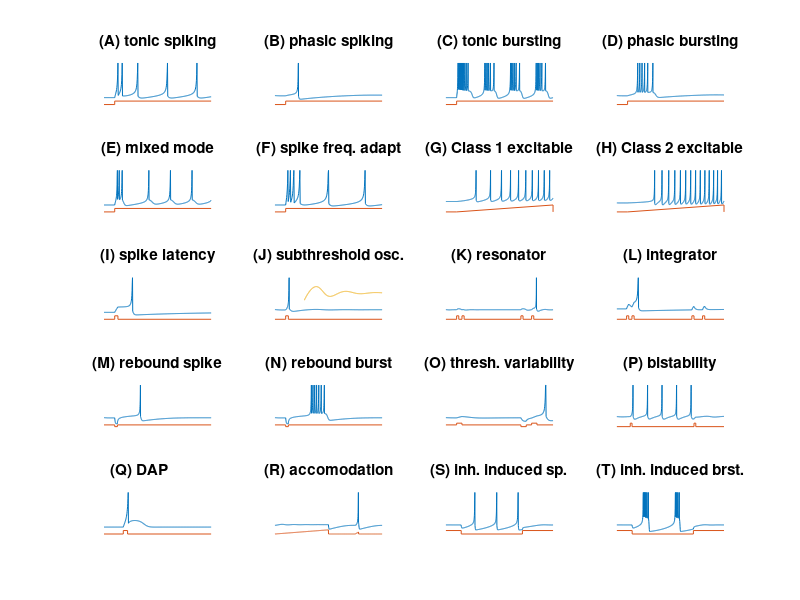

Here is the MATLAB script that generated this plot:
%   This MATLAB file generates figure 1 in the paper by 
%               Izhikevich E.M. (2004) 
%   Which Model to Use For Cortical Spiking Neurons? 
%   use MATLAB R13 or later. November 2003. San Diego, CA 

%%%%%%%%%%%%%%% (A) tonic spiking %%%%%%%%%%%%%%%%%%%%%%
subplot(5,4,1) 
a=0.02; b=0.2;  c=-65;  d=6;
V=-70;  u=b*V;
VV=[];  uu=[];
tau = 0.25; tspan = 0:tau:100;
T1=tspan(end)/10;
for t=tspan
    if (t>T1) 
        I=14;
    else
        I=0;
    end
    V = V + tau*(0.04*V^2+5*V+140-u+I);
    u = u + tau*a*(b*V-u);
    if V > 30
        VV(end+1)=30;
        V = c;
        u = u + d;
    else
        VV(end+1)=V;
    end;
    uu(end+1)=u;
end;
plot(tspan,VV,[0 T1 T1 max(tspan)],-90+[0 0 10 10]);
axis([0 max(tspan) -90 30])
axis off;
title('(A) tonic spiking');

%%%%%%%%%%%%%%%%%% (B) phasic spiking %%%%%%%%%%%%%%%%%%%%%%%%%
subplot(5,4,2)%  
a=0.02; b=0.25; c=-65;  d=6;
V=-64; u=b*V;
VV=[];  uu=[];
tau = 0.25;tspan = 0:tau:200;
T1=20;
for t=tspan
    if (t>T1) 
        I=0.5;
    else
        I=0;
    end;
    V = V + tau*(0.04*V^2+5*V+140-u+I);
    u = u + tau*a*(b*V-u);
    if V > 30
        VV(end+1)=30;
        V = c;
        u = u + d;
    else
        VV(end+1)=V;
    end;
    uu(end+1)=u;
end;
plot(tspan,VV,[0 T1 T1 max(tspan)],-90+[0 0 10 10]);
axis([0 max(tspan) -90 30])
axis off;
title('(B) phasic spiking');

%%%%%%%%%%%%%% (C) tonic bursting %%%%%%%%%%%%%%%%%%%%%%%%%%%%
subplot(5,4,3)  
a=0.02; b=0.2;  c=-50;  d=2;
V=-70;  u=b*V;
VV=[];  uu=[];
tau = 0.25; tspan = 0:tau:220;
T1=22;
for t=tspan
    if (t>T1) 
        I=15;
    else
        I=0;
    end;
    V = V + tau*(0.04*V^2+5*V+140-u+I);
    u = u + tau*a*(b*V-u);
    if V > 30
        VV(end+1)=30;
        V = c;
        u = u + d;
    else
        VV(end+1)=V;
    end;
    uu(end+1)=u;
end;
plot(tspan,VV,[0 T1 T1 max(tspan)],-90+[0 0 10 10]);
axis([0 max(tspan) -90 30])
axis off;
title('(C) tonic bursting');

%%%%%%%%%%%%%%% (D) phasic bursting %%%%%%%%%%%%%%%%%%%%%%%%%%
subplot(5,4,4)   
a=0.02; b=0.25; c=-55;  d=0.05;
V=-64;  u=b*V;
VV=[];  uu=[];
tau = 0.2;  tspan = 0:tau:200;
T1=20;
for t=tspan
    if (t>T1) 
        I=0.6;
    else
        I=0;
    end;
    V = V + tau*(0.04*V^2+5*V+140-u+I);
    u = u + tau*a*(b*V-u);
    if V > 30
        VV(end+1)=30;
        V = c;
        u = u + d;
    else
        VV(end+1)=V;
    end;
    uu(end+1)=u;
end;
plot(tspan,VV,[0 T1 T1 max(tspan)],-90+[0 0 10 10]);
axis([0 max(tspan) -90 30])
axis off;
title('(D) phasic bursting');


%%%%%%%%%%%%%%% (E) mixed mode %%%%%%%%%%%%%%%%%%%%%%%%%
subplot(5,4,5) 
a=0.02; b=0.2;  c=-55;  d=4;
V=-70;  u=b*V;
VV=[];  uu=[];
tau = 0.25; tspan = 0:tau:160;
T1=tspan(end)/10;
for t=tspan
    if (t>T1) 
        I=10;
    else
        I=0;
    end;
    V = V + tau*(0.04*V^2+5*V+140-u+I);
    u = u + tau*a*(b*V-u);
    if V > 30
        VV(end+1)=30;
        V = c;
        u = u + d;
    else
        VV(end+1)=V;
    end;
    uu(end+1)=u;
end;
plot(tspan,VV,[0 T1 T1 max(tspan)],-90+[0 0 10 10]);
axis([0 max(tspan) -90 30])
axis off;
title('(E) mixed mode');


%%%%%%%%%%%%%%%% (F) spike freq. adapt %%%%%%%%%%%%%%%%%%%%%%%%
subplot(5,4,6)  
a=0.01; b=0.2;  c=-65;  d=8;
V=-70;  u=b*V;
VV=[];  uu=[];
tau = 0.25; tspan = 0:tau:85;
T1=tspan(end)/10;
for t=tspan
    if (t>T1) 
        I=30;
    else
        I=0;
    end;
    V = V + tau*(0.04*V^2+5*V+140-u+I);
    u = u + tau*a*(b*V-u);
    if V > 30
        VV(end+1)=30;
        V = c;
        u = u + d;
    else
        VV(end+1)=V;
    end;
    uu(end+1)=u;
end;
plot(tspan,VV,[0 T1 T1 max(tspan)],-90+[0 0 10 10]);
axis([0 max(tspan) -90 30])
axis off;
title('(F) spike freq. adapt');

%%%%%%%%%%%%%%%%% (G) Class 1 exc. %%%%%%%%%%%%%%%%%%%%%%%%%%
subplot(5,4,7)  
a=0.02; b=-0.1; c=-55; d=6;
V=-60; u=b*V;
VV=[]; uu=[];
tau = 0.25; tspan = 0:tau:300;
T1=30;
for t=tspan
    if (t>T1) 
        I=(0.075*(t-T1)); 
    else
        I=0;
    end;
    V = V + tau*(0.04*V^2+4.1*V+108-u+I);
    u = u + tau*a*(b*V-u);
    if V > 30
        VV(end+1)=30;
        V = c;
        u = u + d;
    else
        VV(end+1)=V;
    end;
    uu(end+1)=u;
end;
plot(tspan,VV,[0 T1 max(tspan) max(tspan)],-90+[0 0 20 0]);
axis([0 max(tspan) -90 30])
axis off;
title('(G) Class 1 excitable');

%%%%%%%%%%%%%%%%%% (H) Class 2 exc. %%%%%%%%%%%%%%%%%%%%%%%%%%
subplot(5,4,8)  
a=0.2;  b=0.26; c=-65;  d=0;
V=-64;  u=b*V;
VV=[];  uu=[];
tau = 0.25; tspan = 0:tau:300;
T1=30;
for t=tspan
    if (t>T1) 
        I=-0.5+(0.015*(t-T1)); 
    else
        I=-0.5;
    end;
    V = V + tau*(0.04*V^2+5*V+140-u+I);
    u = u + tau*a*(b*V-u);
    if V > 30
        VV(end+1)=30;
        V = c;
        u = u + d;
    else
        VV(end+1)=V;
    end;
    uu(end+1)=u;
end;
plot(tspan,VV,[0 T1 max(tspan) max(tspan)],-90+[0 0 20 0]);
axis([0 max(tspan) -90 30])
axis off;
title('(H) Class 2 excitable');

%%%%%%%%%%%%%%%%% (I) spike latency %%%%%%%%%%%%%%%%%%%%%%%%%%%%
subplot(5,4,9) 
a=0.02; b=0.2;  c=-65;  d=6;
V=-70;  u=b*V;
VV=[];  uu=[];
tau = 0.2; tspan = 0:tau:100;
T1=tspan(end)/10;
for t=tspan
    if t>T1 & t < T1+3 
        I=7.04;
    else
        I=0;
    end;
    V = V + tau*(0.04*V^2+5*V+140-u+I);
    u = u + tau*a*(b*V-u);
    if V > 30
        VV(end+1)=30;
        V = c;
        u = u + d;
    else
        VV(end+1)=V;
    end;
    uu(end+1)=u;
end;
plot(tspan,VV,[0 T1 T1 T1+3 T1+3 max(tspan)],-90+[0 0 10 10 0 0]);
axis([0 max(tspan) -90 30])
axis off;
title('(I) spike latency');


%%%%%%%%%%%%%%%%% (J) subthresh. osc. %%%%%%%%%%%%%%%%%%%%%%%%%%%
subplot(5,4,10) 
a=0.05; b=0.26; c=-60;  d=0;
V=-62;  u=b*V;
VV=[];  uu=[];
tau = 0.25; tspan = 0:tau:200;
T1=tspan(end)/10;
for t=tspan
    if (t>T1) & (t < T1+5) 
        I=2;
    else
        I=0;
    end;
    V = V + tau*(0.04*V^2+5*V+140-u+I);
    u = u + tau*a*(b*V-u);
    if V > 30
        VV(end+1)=30;
        V = c;
        u = u + d;
    else
        VV(end+1)=V;
    end;
    uu(end+1)=u;
end;
plot(tspan,VV,[0 T1 T1 (T1+5) (T1+5) max(tspan)],-90+[0 0 10 10 0 0],...
      tspan(220:end),-10+20*(VV(220:end)-mean(VV)));
axis([0 max(tspan) -90 30])
axis off;
title('(J) subthreshold osc.');


%%%%%%%%%%%%%%%%%% (K) resonator %%%%%%%%%%%%%%%%%%%%%%%%
subplot(5,4,11) 
a=0.1;  b=0.26; c=-60;  d=-1;
V=-62;  u=b*V;
VV=[];  uu=[];
tau = 0.25; tspan = 0:tau:400;
T1=tspan(end)/10;
T2=T1+20;
T3 = 0.7*tspan(end);
T4 = T3+40;
for t=tspan
    if ((t>T1) & (t < T1+4)) | ((t>T2) & (t < T2+4)) | ((t>T3) & (t < T3+4)) | ((t>T4) & (t < T4+4)) 
        I=0.65;
    else
        I=0;
    end;
    V = V + tau*(0.04*V^2+5*V+140-u+I);
    u = u + tau*a*(b*V-u);
    if V > 30
        VV(end+1)=30;
        V = c;
        u = u + d;
    else
        VV(end+1)=V;
    end;
    uu(end+1)=u;
end;
plot(tspan,VV,[0 T1 T1 (T1+8) (T1+8) T2 T2 (T2+8) (T2+8) T3 T3 (T3+8) (T3+8) T4 T4 (T4+8) (T4+8) max(tspan)],-90+[0 0 10 10 0 0 10 10 0 0 10 10 0 0 10 10 0 0]);
axis([0 max(tspan) -90 30])
axis off;
title('(K) resonator');

%%%%%%%%%%%%%%%% (L) integrator %%%%%%%%%%%%%%%%%%%%%%%%
subplot(5,4,12) 
a=0.02; b=-0.1; c=-55; d=6;
V=-60; u=b*V;
VV=[];  uu=[];
tau = 0.25; tspan = 0:tau:100;
T1=tspan(end)/11;
T2=T1+5;
T3 = 0.7*tspan(end);
T4 = T3+10;
for t=tspan
    if ((t>T1) & (t < T1+2)) | ((t>T2) & (t < T2+2)) | ((t>T3) & (t < T3+2)) | ((t>T4) & (t < T4+2)) 
        I=9;
    else
        I=0;
    end;
    V = V + tau*(0.04*V^2+4.1*V+108-u+I);
    u = u + tau*a*(b*V-u);
    if V > 30
        VV(end+1)=30;
        V = c;
        u = u + d;
    else
        VV(end+1)=V;
    end;
    uu(end+1)=u;
end;
plot(tspan,VV,[0 T1 T1 (T1+2) (T1+2) T2 T2 (T2+2) (T2+2) T3 T3 (T3+2) (T3+2) T4 T4 (T4+2) (T4+2) max(tspan)],-90+[0 0 10 10 0 0 10 10 0 0 10 10 0 0 10 10 0 0]);
axis([0 max(tspan) -90 30])
axis off;
title('(L) integrator');

%%%%%%%%%%%%%%%%% (M) rebound spike %%%%%%%%%%%%%%%%%%%%%%%%%%%%
subplot(5,4,13)  
a=0.03; b=0.25; c=-60;  d=4;
V=-64;  u=b*V;
VV=[];  uu=[];
tau = 0.2;  tspan = 0:tau:200;
T1=20;
for t=tspan
    if (t>T1) & (t < T1+5) 
        I=-15;
    else
        I=0;
    end;
    V = V + tau*(0.04*V^2+5*V+140-u+I);
    u = u + tau*a*(b*V-u);
    if V > 30
        VV(end+1)=30;
        V = c;
        u = u + d;
    else
        VV(end+1)=V;
    end;
    uu(end+1)=u;
end;
plot(tspan,VV,[0 T1 T1 (T1+5) (T1+5) max(tspan)],-85+[0 0 -5 -5 0 0]);
axis([0 max(tspan) -90 30])
axis off;
title('(M) rebound spike');

%%%%%%%%%%%%%%%%% (N) rebound burst %%%%%%%%%%%%%%%%%%%%%%%%%%%%
subplot(5,4,14)  
a=0.03; b=0.25; c=-52;  d=0;
V=-64;  u=b*V;
VV=[];  uu=[];
tau = 0.2;  tspan = 0:tau:200;
T1=20;
for t=tspan
    if (t>T1) & (t < T1+5) 
        I=-15;
    else
        I=0;
    end;
    V = V + tau*(0.04*V^2+5*V+140-u+I);
    u = u + tau*a*(b*V-u);
    if V > 30
        VV(end+1)=30;
        V = c;
        u = u + d;
    else
        VV(end+1)=V;
    end;
    uu(end+1)=u;
end;
plot(tspan,VV,[0 T1 T1 (T1+5) (T1+5) max(tspan)],-85+[0 0 -5 -5 0 0]);
axis([0 max(tspan) -90 30])
axis off;
title('(N) rebound burst');

%%%%%%%%%%%%%%%%% (O) thresh. variability %%%%%%%%%%%%%%%%%%%%%%%%%%
subplot(5,4,15)  
a=0.03; b=0.25; c=-60;  d=4;
V=-64;  u=b*V;
VV=[];  uu=[];
tau = 0.25; tspan = 0:tau:100;
for t=tspan
   if ((t>10) & (t < 15)) | ((t>80) & (t < 85)) 
        I=1;
    elseif (t>70) & (t < 75)
        I=-6;
    else
        I=0;
    end;
    V = V + tau*(0.04*V^2+5*V+140-u+I);
    u = u + tau*a*(b*V-u);
    if V > 30
        VV(end+1)=30;
        V = c;
        u = u + d;
    else
        VV(end+1)=V;
    end;
    uu(end+1)=u;
end;
plot(tspan,VV,[0 10 10 15 15 70 70 75 75 80 80 85 85 max(tspan)],...
          -85+[0 0  5  5  0  0  -5 -5 0  0  5  5  0  0]);
axis([0 max(tspan) -90 30])
axis off;
title('(O) thresh. variability');


%%%%%%%%%%%%%% (P) bistability %%%%%%%%%%%%%%%%%%%%%%%%%%
subplot(5,4,16) 
a=0.1;  b=0.26; c=-60;  d=0;
V=-61;  u=b*V;
VV=[];  uu=[];
tau = 0.25; tspan = 0:tau:300;
T1=tspan(end)/8;
T2 = 216;
for t=tspan
    if ((t>T1) & (t < T1+5)) | ((t>T2) & (t < T2+5)) 
        I=1.24;
    else
        I=0.24;
    end;
    V = V + tau*(0.04*V^2+5*V+140-u+I);
    u = u + tau*a*(b*V-u);
    if V > 30
        VV(end+1)=30;
        V = c;
        u = u + d;
    else
        VV(end+1)=V;
    end;
    uu(end+1)=u;
end;
plot(tspan,VV,[0 T1 T1 (T1+5) (T1+5) T2 T2 (T2+5) (T2+5) max(tspan)],-90+[0 0 10 10 0 0 10 10 0 0]);
axis([0 max(tspan) -90 30])
axis off;
title('(P) bistability');


%%%%%%%%%%%%%% (Q) DAP %%%%%%%%%%%%%%%%%%%%%%%%%%
subplot(5,4,17) 
a=1;  b=0.2; c=-60;  d=-21;
V=-70;  u=b*V;
VV=[];  uu=[];
tau = 0.1; tspan = 0:tau:50;
T1 = 10;
for t=tspan
     if abs(t-T1)<1 
        I=20;
    else
        I=0;
    end;
    V = V + tau*(0.04*V^2+5*V+140-u+I);
    u = u + tau*a*(b*V-u);
    if V > 30
        VV(end+1)=30;
        V = c;
        u = u + d;
    else
        VV(end+1)=V;
    end;
    uu(end+1)=u;
end;
plot(tspan,VV,[0 T1-1 T1-1 T1+1 T1+1 max(tspan)],-90+[0 0 10 10 0 0]);
axis([0 max(tspan) -90 30])
axis off;
title('(Q) DAP         ');



%%%%%%%%%%%%%% (R) accomodation %%%%%%%%%%%%%%%%%%%%%%%%%%
subplot(5,4,18) 
a=0.02;  b=1; c=-55;  d=4;
V=-65;  u=-16;
VV=[];  uu=[];  II=[];
tau = 0.5; tspan = 0:tau:400;
for t=tspan
    if (t < 200)
        I=t/25;
    elseif t < 300
        I=0;
    elseif t < 312.5
        I=(t-300)/12.5*4;
    else
        I=0;
    end;
    V = V + tau*(0.04*V^2+5*V+140-u+I);
    u = u + tau*a*(b*(V+65));
    if V > 30
        VV(end+1)=30;
        V = c;
        u = u + d;
    else
        VV(end+1)=V;
    end;
    uu(end+1)=u;
    II(end+1)=I;
end;
plot(tspan,VV,tspan,II*1.5-90);
axis([0 max(tspan) -90 30])
axis off;
title('(R) accomodation');

%%%%%%%%%%%%%% (S) inhibition induced spiking %%%%%%%%%%%%%%%%%%%%%%%%%%
subplot(5,4,19) 
a=-0.02;  b=-1; c=-60;  d=8;
V=-63.8;  u=b*V;
VV=[];  uu=[];
tau = 0.5; tspan = 0:tau:350;
for t=tspan
       if (t < 50) | (t>250)
        I=80;
    else
        I=75;
    end;
    V = V + tau*(0.04*V^2+5*V+140-u+I);
    u = u + tau*a*(b*V-u);
    if V > 30
        VV(end+1)=30;
        V = c;
        u = u + d;
    else
        VV(end+1)=V;
    end;
    uu(end+1)=u;
end;
plot(tspan,VV,[0 50 50 250 250 max(tspan)],-80+[0 0 -10 -10 0 0]);
axis([0 max(tspan) -90 30])
axis off;
title('(S) inh. induced sp.');

%%%%%%%%%%%%%% (T) inhibition induced bursting %%%%%%%%%%%%%%%%%%%%%%%%%%
subplot(5,4,20) 
a=-0.026;  b=-1; c=-45;  d=-2;
V=-63.8;  u=b*V;
VV=[];  uu=[];
tau = 0.5; tspan = 0:tau:350;
for t=tspan
       if (t < 50) | (t>250)
        I=80;
    else
        I=75;
    end;
    V = V + tau*(0.04*V^2+5*V+140-u+I);
    u = u + tau*a*(b*V-u);
    if V > 30
        VV(end+1)=30;
        V = c;
        u = u + d;
    else
        VV(end+1)=V;
    end;
    uu(end+1)=u;
end;
plot(tspan,VV,[0 50 50 250 250 max(tspan)],-80+[0 0 -10 -10 0 0]);
axis([0 max(tspan) -90 30])
axis off;
title('(T) inh. induced brst.');
%%%%%%%%%%%%%%%%%%%%%%%%%%%%%%%%%%%%%%%%%%%%%%%%%%%%%%%%%%%%%%%%%%%%%%%%%%

set(gcf,'Units','normalized','Position',[0.3 0.1 0.6 0.8]);

 